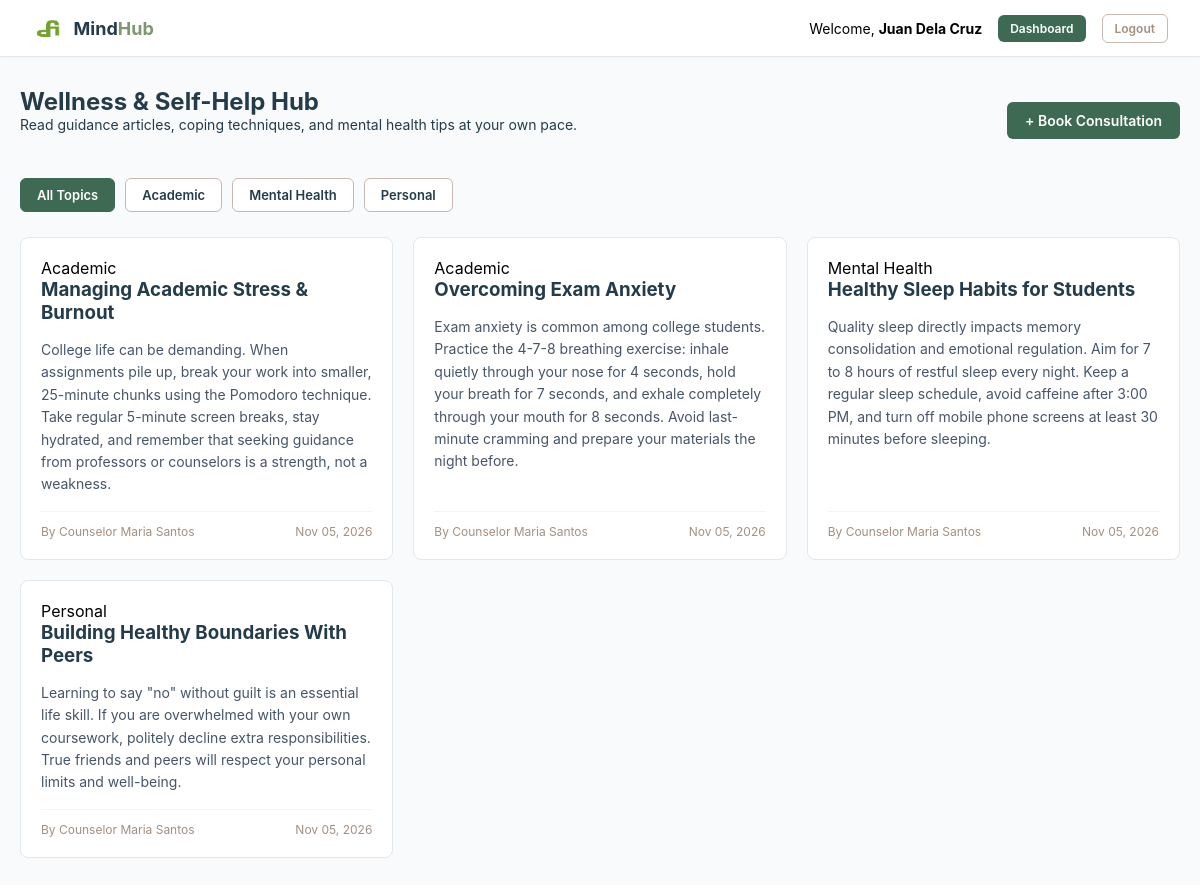
The app's page /students/resources.php (signed in) with its own data.
### tables this page shows
create table self_help_resources (
  resource_id int auto_increment primary key,
  title varchar(150) not null,
  category varchar(50) not null,
  content text not null,
  created_by int not null,
  created_at timestamp default current_timestamp,
  foreign key (created_by) references users(user_id)
);

create table users (
  user_id int auto_increment primary key,
  id_number varchar(20) not null unique,
  first_name varchar(50) not null,
  last_name varchar(50) not null,
  email varchar(100) not null unique,
  password_hash varchar(255) not null,
  role enum("student", "counselor", "admin") not null default "student",
  department_or_program varchar(50) default null,
  contact_number varchar(15) default null,
  created_at timestamp default current_timestamp
);

### students/resources.php (the view, shortened to what this page needs)
<?php
require_once __DIR__ . '/../config/db.php';
$category = trim($_GET['category'] ?? '');
if (!empty($category)) {
    $stmt = $pdo->prepare("
        select
            r.resource_id,
            r.title,
            r.category,
            r.content,
            r.created_at,
            u.first_name,
            u.last_name
        from self_help_resources r
        join users u on r.created_by = u.user_id
        where r.category = ?
        order by r.created_at desc
    ");
    $stmt->execute([$category]);
} else {
    $stmt = $pdo->query("
        select
            r.resource_id,
            r.title,
            r.category,
            r.content,
            r.created_at,
            u.first_name,
            u.last_name
        from self_help_resources r
        join users u on r.created_by = u.user_id
        order by r.created_at desc
    ");
}
$resources = $stmt->fetchAll();
?>
<!DOCTYPE html>
<html lang="en">
<head>
    <link rel="stylesheet" href="../assets/css/style.css">
</head>
<body class="dashboard-body">
    <nav class="navbar">
        <a href="dashboard.php" class="brand">
            <img src="../assets/images/logo.png" alt="MindHub Logo">
            <span>Mind<span class="hub-accent">Hub</span></span>
        </a>
        <div class="user-info">
            <span>Welcome, <strong><?= htmlspecialchars($_SESSION['name'] ?? 'Student') ?></strong></span>
            <a href="dashboard.php" class="btn-logout" style="background:#3e6a53; color:#fff; border:none;">Dashboard</a>
            <a href="../logout.php" class="btn-logout">Logout</a>
        </div>
    </nav>
    <div class="dashboard-container">
        <div class="welcome-header">
            <div>
                <h1>Wellness & Self-Help Hub</h1>
                <p>Read guidance articles, coping techniques, and mental health tips at your own pace.</p>
            </div>
            <a href="book.php" class="btn-book">+ Book Consultation</a>
        </div>
        <div class="filter-bar">
            <a href="resources.php" class="filter-btn <?= empty($category) ? 'active' : '' ?>">All Topics</a>
            <a href="resources.php?category=Academic" class="filter-btn <?= $category === 'Academic' ? 'active' : '' ?>">Academic</a>
            <a href="resources.php?category=Mental Health" class="filter-btn <?= $category === 'Mental Health' ? 'active' : '' ?>">Mental Health</a>
            <a href="resources.php?category=Personal" class="filter-btn <?= $category === 'Personal' ? 'active' : '' ?>">Personal</a>
        </div>
        <?php if (empty($resources)): ?>
            <div class="table-container empty-state">
                <p>No resources found in this category.</p>
            </div>
        <?php else: ?>
            <div class="resources-grid">
                <?php foreach ($resources as $item): ?>
                    <div class="resource-card">
                        <div>
                            <span class="badge badge-approved"><?= htmlspecialchars($item['category']) ?></span>
                            <h3><?= htmlspecialchars($item['title']) ?></h3>
                            <p><?= nl2br(htmlspecialchars($item['content'])) ?></p>
                        </div>
                        <div class="resource-meta">
                            <span>By Counselor <?= htmlspecialchars($item['first_name'] . ' ' . $item['last_name']) ?></span>
                            <span><?= date('M d, Y', strtotime($item['created_at'])) ?></span>
                        </div>
                    </div>
                <?php endforeach; ?>
            </div>
        <?php endif; ?>
    </div>
</body>
</html>

### assets/css/style.css (style rules this page uses)
:root { --matcha-primary: #809671; --matcha-hover: #275f02; --matcha-dark: #3e6a53; --matcha-dark-hover: #122E24; --palette-navy: #243B4A; --palette-blue: #788FA1; --palette-purple: #806375; --palette-brown: #A38F80; --palette-pink: #E8C7C7; --palette-tan: #C7B8B0; }
* { box-sizing: border-box; font-family: 'Plus Jakarta Sans', -apple-system, BlinkMacSystemFont, 'Segoe UI', sans-serif; }
html, body { margin: 0; padding: 0; }
body.dashboard-body { background-color: #f8fafc; min-height: 100vh; }
.header p, .welcome-header p { color: var(--palette-navy); font-size: 14px; margin: 0 0 20px; }
.btn-group, .form-footer, .welcome-header, .navbar, .counselor-topbar, .schedule-row, .followup-header, .modal-header { display: flex; justify-content: space-between; align-items: center; }
.btn-submit, .btn-book, .btn-look, .btn-back, .action-btn, .filter-btn, .btn-logout, .btn-counselor-logout, .btn-modal-close { border-radius: 6px; font-weight: 600; cursor: pointer; text-decoration: none; transition: background 0.2s; border: none; display: inline-block; text-align: center; }
.btn-book, .btn-look { background-color: var(--matcha-dark); color: #ffffff; padding: 10px 18px; font-size: 14px; }
.btn-logout, .btn-counselor-logout { background-color: transparent; color: var(--palette-brown); border: 1px solid var(--palette-tan); padding: 6px 12px; font-size: 12px; }
.hub-accent { color: var(--matcha-primary); }
.navbar, .counselor-topbar { padding: 12px 32px; position: sticky; top: 0; z-index: 50; }
.navbar { background-color: #ffffff; border-bottom: 1px solid #e2e8f0; box-shadow: 0 1px 3px rgba(0, 0, 0, 0.03); }
.navbar .brand, .counselor-topbar .brand-title { display: flex; align-items: center; gap: 10px; font-size: 18px; font-weight: 700; text-decoration: none; }
.navbar .brand { color: var(--palette-navy); }
.navbar .brand img { height: 32px; width: auto; object-fit: contain; }
.navbar .user-info, .counselor-topbar .user-zone, .counselor-topbar .nav-zone { display: flex; align-items: center; gap: 16px; font-size: 14px; }
.dashboard-container { max-width: 1250px; margin: 30px auto; padding: 0 20px; }
.welcome-header { margin-bottom: 25px; flex-wrap: wrap; gap: 15px; }
.welcome-header h1 { color: var(--palette-navy); font-size: 24px; margin: 0; }
.stats-grid, .resources-grid { display: grid; gap: 20px; margin-bottom: 30px; }
.resources-grid { grid-template-columns: repeat(auto-fit, minmax(320px, 1fr)); }
.stat-card, .table-container, .resource-card, .watchlist-item, .schedule-card, .patient-strip { background: #ffffff; border-radius: 8px; border: 1px solid #e2e8f0; padding: 20px; }
.table-container h2, .resource-card h3 { color: var(--palette-navy); margin: 0 0 15px; }
.filter-bar { display: flex; gap: 10px; margin-bottom: 25px; flex-wrap: wrap; }
.filter-btn { background-color: #ffffff; color: var(--palette-navy); padding: 8px 16px; border: 1px solid var(--palette-tan); font-size: 13px; }
.filter-btn.active { background-color: var(--matcha-dark); color: #ffffff; border-color: var(--matcha-dark); }
.resource-card { display: flex; flex-direction: column; justify-content: space-between; }
.resource-card p { color: #475569; font-size: 14px; line-height: 1.6; margin: 0 0 15px; }
.resource-meta { font-size: 12px; color: var(--palette-brown); border-top: 1px solid #f1f5f9; padding-top: 12px; display: flex; justify-content: space-between; }

### records on screen
self_help_resources: category "Academic", title "Managing Academic Stress & Burnout", content "College life can be demanding. When assignments pile up, break your work into smaller, 25-minute chunks using the Pomodoro technique. Take regular 5-minute screen breaks, stay hydrated, and remember that seeking guidance from professors or counselors is a strength, not a weakness.", created_by.last_name "Maria Santos", created_at "Nov 05, 2026"
self_help_resources: category "Academic", title "Overcoming Exam Anxiety", content "Exam anxiety is common among college students. Practice the 4-7-8 breathing exercise: inhale quietly through your nose for 4 seconds, hold your breath for 7 seconds, and exhale completely through your mouth for 8 seconds. Avoid last-minute cramming and prepare your materials the night before.", created_by.last_name "Maria Santos", created_at "Nov 05, 2026"
self_help_resources: category "Mental Health", title "Healthy Sleep Habits for Students", content "Quality sleep directly impacts memory consolidation and emotional regulation. Aim for 7 to 8 hours of restful sleep every night. Keep a regular sleep schedule, avoid caffeine after 3:00 PM, and turn off mobile phone screens at least 30 minutes before sleeping.", created_by.last_name "Maria Santos", created_at "Nov 05, 2026"
self_help_resources: category "Personal", title "Building Healthy Boundaries With Peers", content "Learning to say \"no\" without guilt is an essential life skill. If you are overwhelmed with your own coursework, politely decline extra responsibilities. True friends and peers will respect your personal limits and well-being.", created_by.last_name "Maria Santos", created_at "Nov 05, 2026"

### other values on screen
$_SESSION['name'] "Juan Dela Cruz"
